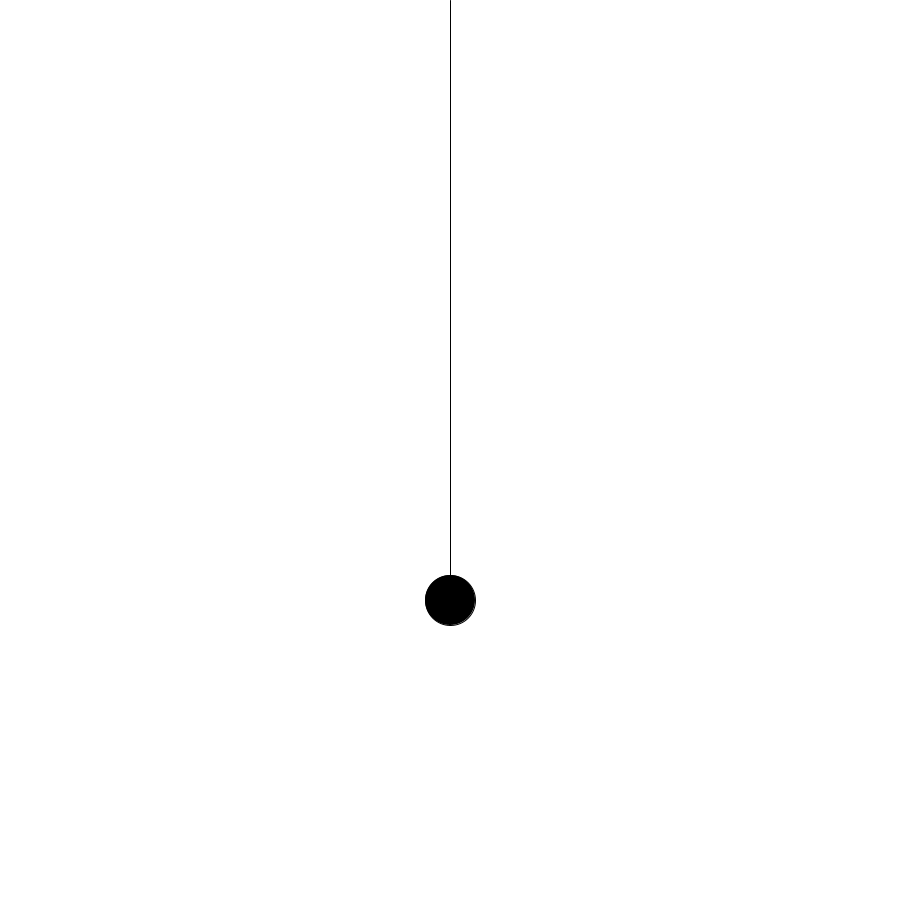
Frame 1 (no input)
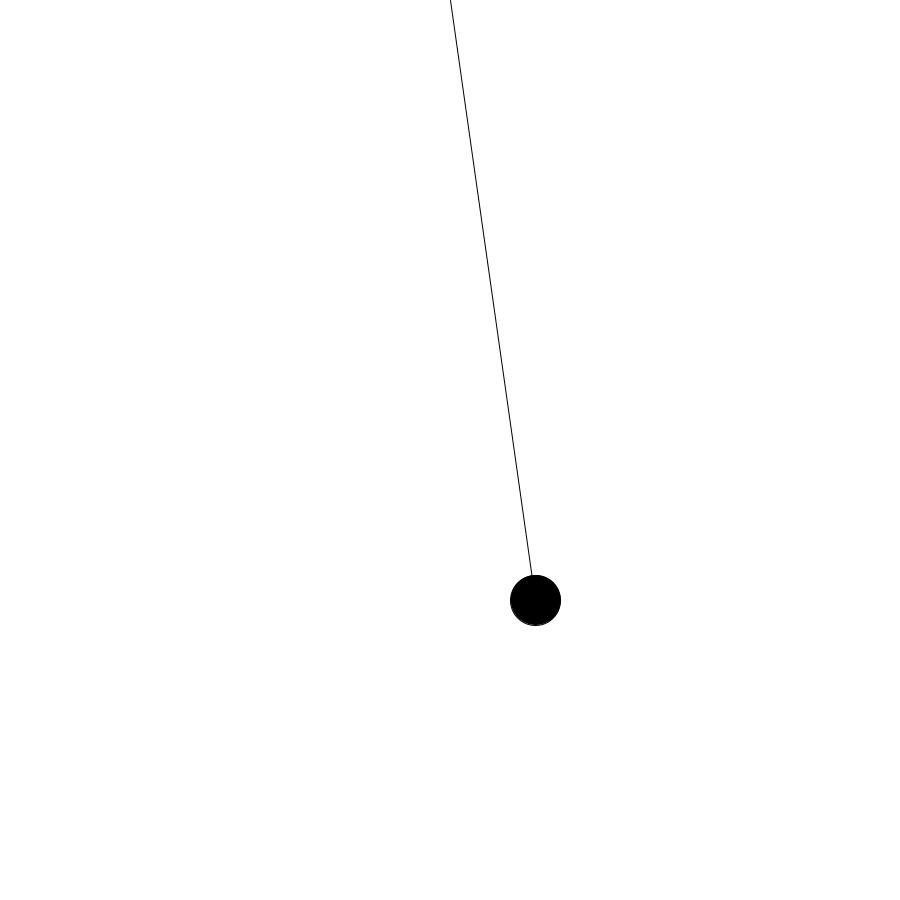
Frame 60 (the mouse pressed at the canvas centre just before this capture)
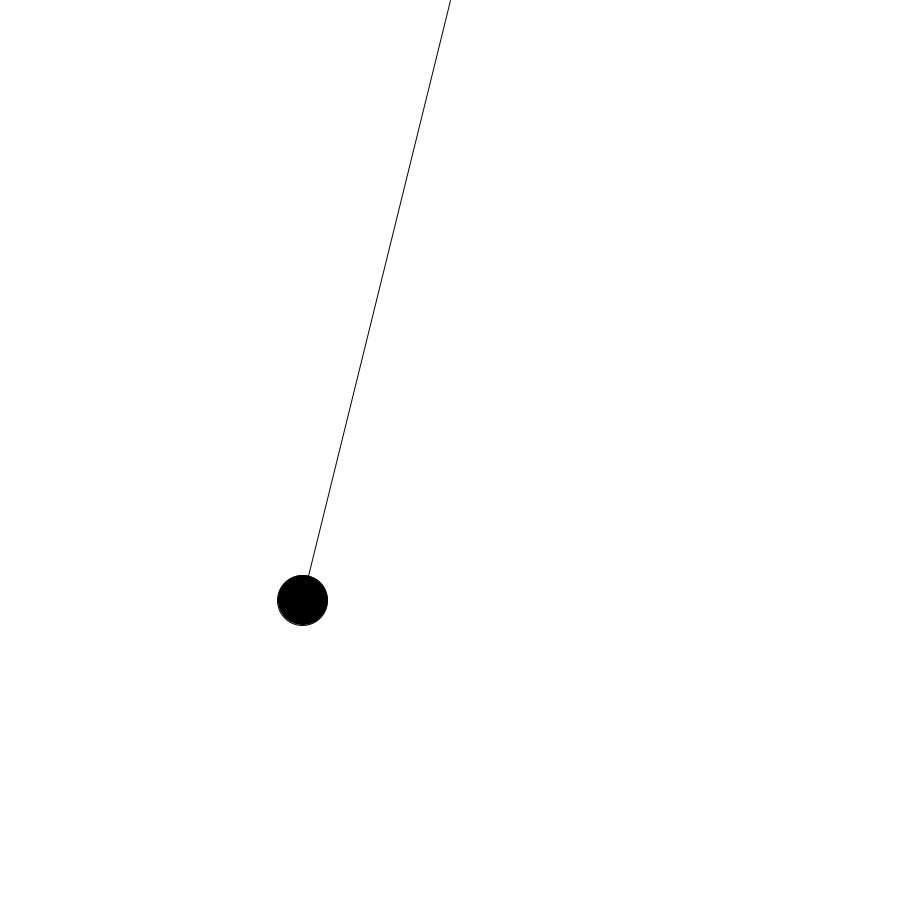
Frame 120 (the mouse held since frame 60 and released just before this capture)

The Processing sketch that drew these frames (run headless with seeded random() and noise(); from frame 60 on, the mouse is pressed at the canvas centre):

// Processing sketch: kindGrandfatherClock
// ── kindGrandfatherClock.pde
//grandfather clock visualization

float theta = 0;

void setup() {
  size(900, 900);
}

void draw() {
  background(255);
  
  //float x = (sin(theta)+1)*width/2;
  float x = sin(theta);
  x = map(x, -1, 1, 0, width);
  
  fill(0);
  ellipse(x, 600, 50, 50);
  line(width/2, 0, x, 600);
  theta += 0.05;
}
